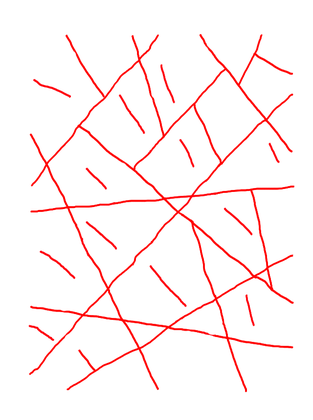
%> input picture example/GSI-03-V2.png, 313 x 420 px, shrunk from 640 x 860 before the run
$ octave --eval "result = Frac2G('example/GSI-03-V2.png');"   (GNU Octave 9; MATLAB toolbox functions it lacks are replaced by stand-ins)
%> lines starting %> are read from the running program, lines starting %| are printed output that depends on the picture; in (x1, y1, x2, y2) boxes, pixels count from 0 and x2, y2 are one past the last pixel; in counts of white or black regions, pixels touching at a corner belong together; the program's own positions count from 1
### NODEI.m
function [nni,bwni,BWsk,nipos]=NODEI(BWicp,nskel)
% figure,imshow(BWicp)
SE = strel("disk",1);
BWer = imerode(BWicp,SE);
% figure,imshow(BWer)

BWsk1 = bwskel(BWer,'MinBranchLength',nskel);
% figure,imshow(BWsk1)

% bwskel: Reduce all objects to lines in 2-D binary image
BWsk2 = bwskel(BWicp,'MinBranchLength',nskel);
% figure,imshow(BWsk2)

BWsk12 = BWsk1 | BWsk2;
% figure,imshow(BWsk12)

BWsk = bwskel(BWsk12,'MinBranchLength',nskel);
% figure,imshow(BWsk)

BWsk = bwmorph(BWsk,'shrink');
% 使用 n = Inf，通过从对象边界删除像素，将对象收缩为点。
% 使没有孔洞的对象收缩为点，有孔洞的对象收缩为每个孔洞和外边界之间的连通环。
% 此选项保留欧拉数（也称为欧拉示性数）。
% figure,imshow(BWsk);title('BWsk')

% 确定I型节点数量num_node_I和位置
bwni = bwmorph(BWsk,'endpoints');
% figure,imshow(bwni);

% BWNODEI=bwmorph(BWNODEI,'diag');
% figure
% imshow(BWNODEI)

bwni=bwmorph(bwni,'thicken',2);
% 在 n = Inf 时，通过向对象外部添加像素来加厚对象，直到先前未连通的对象实现 8 连通为止。此选项会保留欧拉数。
% figure,imshow(bwni)

% bwni=bwmorph(bwni,'bridge',2);
% 桥接未连通的像素，即如果 0 值像素有两个未连通的非零邻点，则将这些 0 值像素设置为 1。例如：
% 1  0  0           1  1  0
% 1  0  1  becomes  1  1  1
% 0  0  1           0  1  1
% figure,imshow(BWNODEI)

% bwni=Obeymajority(bwni);
% figure,imshow(BWNODEI)

[Lbwni,nni] = bwlabel(bwni,4);
s = regionprops(Lbwni,'centroid');
centroids = cat(1,s.Centroid);
nipos = round(centroids);
end

% hold on
% plot(centroids(:,1),centroids(:,2),'g+')
% hold off

### Frac2G.m
function [G, AM, BWNODE, BWcrop, BWsk] = Frac2G(filename)
%> called with filename = 'example/GSI-03-V2.png'
% set(0,'defaultfigurecolor','w')
% filename = 'D:\Laura Wang\自己的文章\待完成-裂隙网格拓扑结构分析工具\图片\迹线图\HG-03.jpg';
filename = 'C:\Users\wcc19\Desktop\TopoFrac\example\GSI-03-V2.png';
info = imfinfo(filename);
imct = info.ColorType;
image = imread(filename); % 读取图像
%> image is the input picture: size 420x313x3 uint8; mean R, G, B 255, 242.7, 242.8
% figure;
% subplot(1,3,1);imshow(image);title('Original')
% 将图像的rgb色彩空间转化为灰度图
% ColorType 包括但不限于：用于真彩色 (RGB) 图像的 'truecolor'、...
% 用于灰阶强度图像的 'grayscale' 或用于索引图像的 'indexed'。
if strcmp(imct,'truecolor')
    image_gray = rgb2gray(image);
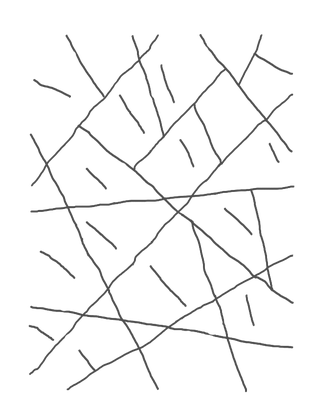
%> image_gray: size 420x313 uint8; min 76, max 255, mean 246.4
    BW = imbinarize(image_gray,'global');
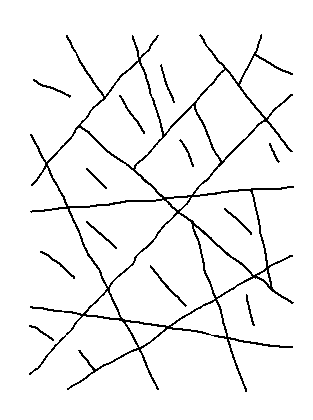
%> BW: size 420x313 logical; 94.9% white; black in thin lines or dots, all inside (x1, y1, x2, y2) = (29, 34, 294, 392)
else
    if strcmp(imct,'grayscale')
        image_gray = image;
        BW = imbinarize(image_gray,'global');
    else
        if strcmp(imct,'indexed')
            image_gray = ind2gray(image);
            BW = imbinarize(image_gray,'global');
        else
            if strcmp(imct,'binary')
                BW = image;
            end
        end
    end
end
% image_gray = rgb2gray(image);
% 转化为二值图像
% BW = imbinarize(image_gray,'global');
% subplot(1,3,2);imshow(BW);title('Binary')
% 求二值图像的补
BWicp=imcomplement(BW);
BWicp=bwmorph(BWicp,'majority');
%> BWicp: size 420x313 logical; 5.1% white in thin lines or dots, all inside (x1, y1, x2, y2) = (29, 35, 293, 391)
% subplot(1,3,3);imshow(BWicp);title('Binary imcomplement')

%%
% 确定I型节点数量nni和位置:[nni,BWNODEI,L_node_I,image_node_I]
nskel=1;
nnI=NODEI(BWicp,nskel);
%> in NODEI, `BWer = imerode(BWicp,SE);`:
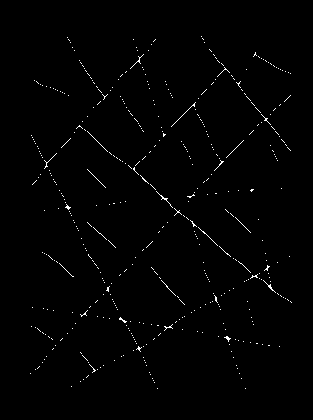
%> BWer: size 420x313 logical; 0.95% white in thin lines or dots, all inside (x1, y1, x2, y2) = (30, 36, 292, 389)
%> the run ends on the next line
delt=Inf;
while delt>0 || length(nnI)<3
    nskel=nskel+1;
    nni=NODEI(BWicp,nskel);
    nnI=[nnI,nni];
    delt=nnI(end-1)-nnI(end);
end
nskel=nskel-1;
[nni,BWNODEI,BWsk,nipos]=NODEI(BWicp,nskel);
disp(['4连通条件下，找到',num2str(nni),'个I型节点'])
% figure,imshow(BWNODEI);title('BWnodei')
% figure,imshow(BWsk);title('BWsk')
%%
% 确定X&Y型节点数量num_node_XY和位置
[nnxy, BWNODEXY,nxypos]=NODEXY_toplimit(BWsk);
disp(['找到',num2str(nnxy),'个XY型节点'])
figure,imshow(BWNODEXY);title('BWnodexy')
%%
% BWNODEXYI=(L_node_I+L_node_XY)>0;
BWNODEI = BWNODEI>0;
BWNODEXY = BWNODEXY>0;
BWNODEXYI = BWNODEI | BWNODEXY;
% figure,imshow(BWNODEXYI)
% [~,num_node_XYI] = bwlabel(BWNODEXYI,4);
% disp(num_node_XYI)
%%
BWcrop=(BWsk-BWNODEXYI)>0;

% BWcrop=bwmorph(BWcrop,'spur');
% figure,imshow(BWcrop)
% [~,n_crop] = bwlabel(BWcrop);
%%
% BWcrop=BWcropclean;
bw=BWcrop;
nnv=Inf;%假设一个很大的值
BWNODE=BWNODEXYI;
nnV=0;
BWNODEV=false(size(BWcrop));
while nnv>0
    % figure,imshow(bw)
    clear nnv bwnv bwcrop bwev
    [nnv,bwcrop,bwnv] = NODEV(bw);
    nnV=nnV+nnv;
    BWNODEV=BWNODEV+bwnv;
    BWNODE=BWNODE+bwnv;
    clear bw
    bw=bwcrop;
end
disp(['合计找到',num2str(nnV),'个V型节点'])

% [12 lines of commented-out code are left out]
%%
clear BWcrop;
BWcrop = bw;
% figure,imshow(BWcrop);title('BWcrop')
% [~,num_edge] = bwlabel(BWcrop);
BWNODE=BWNODE>0;
% figure,imshow(BWNODE);title('BWnode')

% [L_node,num_node] = bwlabel(BWNODE);
% image_node_label = label2rgb(L_node);
% disp(num_node)
% figure,imshow(BWNODE | BWcrop);
% figure,imshow(BWcrop);

%%
% bwcolorbound(BWcrop,8)
% bwcolorbound(BWNODE,4)
%%
% BWcrop=bwmorph(BWcrop,"spur");
[AM, edgenid, BWNODE, BWcrop] = construct_adjacency(BWNODE,BWcrop);

[~,nn] = bwlabel(BWNODE,4);
% [~,ne] = bwlabel(BWcrop);
disp(length(unique(edgenid(:,1:2)))==nn)

G = adjacency2graph(AM,edgenid,BWNODE,BWcrop);%
%%
G0=G;
BWNODE0=BWNODE;
BWcrop0=BWcrop;
% bwcolorbound(BWcrop,8);
% bwcolorbound(BWNODE,4);
%%
deg=degree(G);
indI=find(deg==1);
indV=find(deg==2);
indY=find(deg==3);
indX=find(deg>=4);

% size(app.BWNODE)
% size(app.BWsk)
% bwsuppos=(app.BWNODE|app.BWsk);
[LNODE,nn] = bwlabel(BWNODE,4);
s = regionprops(LNODE,'centroid');
centroids = cat(1,s.Centroid);
lw=1.5;
figure;
imshow(BWicp);hold on
plot(centroids(indI,1),centroids(indI,2),'b*','LineWidth',lw)%'MarkerFaceColor',[1,1,1])
plot(centroids(indV,1),centroids(indV,2),'r^','LineWidth',lw)%,'MarkerFaceColor',[1,1,1])
plot(centroids(indY,1),centroids(indY,2),'co','LineWidth',lw)%,'MarkerFaceColor',[1,1,1])
plot(centroids(indX,1),centroids(indX,2),'g+','LineWidth',lw)%,'MarkerFaceColor',[1,1,1])
pd=~cellfun(@isempty,{indI,indV,indY,indX});
nm={'I','V','Y','X'};
legend(nm{pd},'Location','northeastoutside')
%%
[G,AM,BWNODE,BWcrop]=fixgraph(G,BWNODE,BWcrop,BWsk);
%%
deg=degree(G);
indI=find(deg==1);
indV=find(deg==2);
indY=find(deg==3);
indX=find(deg>=4);

% size(app.BWNODE)
% size(app.BWsk)
% bwsuppos=(app.BWNODE|app.BWsk);
[LNODE,nn] = bwlabel(BWNODE,4);
s = regionprops(LNODE,'centroid');
centroids = cat(1,s.Centroid);
lw=1.5;
figure;
imshow(BWicp);hold on
plot(centroids(indI,1),centroids(indI,2),'b*','LineWidth',lw)%'MarkerFaceColor',[1,1,1])
plot(centroids(indV,1),centroids(indV,2),'r^','LineWidth',lw)%,'MarkerFaceColor',[1,1,1])
plot(centroids(indY,1),centroids(indY,2),'co','LineWidth',lw)%,'MarkerFaceColor',[1,1,1])
plot(centroids(indX,1),centroids(indX,2),'g+','LineWidth',lw)%,'MarkerFaceColor',[1,1,1])
pd=~cellfun(@isempty,{indI,indV,indY,indX});
nm={'I','V','Y','X'};
legend(nm{pd},'Location','northeastoutside')
%%
% 计算裂隙分支的长度和角度
node_pos=G.Nodes.Position;
Length=zeros(numedges(G),1);
Slope=zeros(numedges(G),1);
for i=1:numedges(G)
    n1=G.Edges.EndNodes(i,1);
    n2=G.Edges.EndNodes(i,2);
    x1=node_pos(n1,1);
    x2=node_pos(n2,1);
    y1=node_pos(n1,2);
    y2=node_pos(n2,2);
    v=[x1-x2,y1-y2];
    Length(i)=norm(v);
    Slope(i)=-(y1-y2)/(x1-x2);
end
Slope=atand(Slope);
Slope(Slope<0)=Slope(Slope<0)+180;
G.Edges.Length = Length;
G.Edges.Slope = Slope;


LWidths = 2*G.Edges.Length/max(G.Edges.Length);
spcl = 1+round(255*(Slope-0)./(max(Slope)-0));
disp(spcl)

figure;hold on
clmap=colormap("jet");
for i=1:numedges(G)
    n1=G.Edges.EndNodes(i,1);
    n2=G.Edges.EndNodes(i,2);
    x1=node_pos(n1,1);
    x2=node_pos(n2,1);
    y1=node_pos(n1,2);
    y2=node_pos(n2,2);
    x=[x1,x2];
    y=[y1,y2];
    line(x,y,'LineStyle','-','Color',clmap(spcl(i),:),'LineWidth',LWidths(i,1))
end
cb=colorbar(gca,"eastoutside",...
    'Ticks',linspace(0,1,10),...
    'TickLabels',{'0','20','40','60','80','100','120','140','160','180'},...
    'FontName','Helvetica');
cb.Label.String='Slope';
cb.Label.FontName='Helvetica';
set(gca,'YDir',"reverse");
title('Graph');
daspect( [1 1 1])
axis tight
axis equal
box on
% axis([0,640 0 860])
%%
N=numnodes(G);
nip=length(indI)/N;
nvp=length(indV)/N;
nyp=length(indY)/N;
nxp=length(indX)/N;
fhydrau=max([0,(2.94*(4*nxp+2*nyp))/(4*nxp+2*nyp+nip)-2.13]);
%
type_II=zeros(numedges( G),1); % 1 1
type_IV=zeros(numedges( G),1); % 1 2
type_IY=zeros(numedges( G),1); % 1 3
type_IX=zeros(numedges( G),1); % 1 4(>4)

type_VV=zeros(numedges( G),1); % 2 2
type_VY=zeros(numedges( G),1); % 2 3
type_VX=zeros(numedges( G),1); % 2 4

type_YY=zeros(numedges( G),1); % 3 3
type_YX=zeros(numedges( G),1); % 3 4(>4)

type_XX=zeros(numedges( G),1); % 4(>4) 4(>4)

deg = degree( G);
for i=1:numedges( G)
    n1= G.Edges.EndNodes(i,1);
    n2= G.Edges.EndNodes(i,2);
    d1=deg(n1);
    d2=deg(n2);
    d=[d1,d2];
    if ~isempty(find(d==1, 1))
        if sum(d)==2
            type_II(i)=1;
        end
        if sum(d)==3
            type_IV(i)=1;
        end
        if sum(d)==4
            type_IY(i)=1;
        end
        if sum(d)>=5
            type_IX(i)=1;
        end
    end
    if ~isempty(find(d==2, 1))
        if sum(d)==3
            type_IV(i)=1;
        end
        if sum(d)==4
            type_VV(i)=1;
        end
        if sum(d)==5
            type_VY(i)=1;
        end
        if sum(d)>=6
            type_VX(i)=1;
        end
    end
    if ~isempty(find(d==3, 1))
        if sum(d)==4
            type_IY(i)=1;
        end
        if sum(d)==5
            type_VY(i)=1;
        end
        if sum(d)==6
            type_YY(i)=1;
        end
        if sum(d)>=7
            type_YX(i)=1;
        end
    end
    if ~isempty(find(d==4, 1))
        if sum(d)==5
            type_IX(i)=1;
        end
        if sum(d)==6
            type_VX(i)=1;
        end
        if sum(d)==7
            type_YX(i)=1;
        end
        if sum(d)>=8
            type_XX(i)=1;
        end
    end
end


% type_II+type_IV+type_IY+type_IX+type_VV+type_VY+type_VX+type_YY+type_YX+type_XX
edge_type=zeros(10,1);
edge_type(1,1)=sum(type_II);
edge_type(2,1)=sum(type_IV);
edge_type(3,1)=sum(type_IY);
edge_type(4,1)=sum(type_IX);
edge_type(5,1)=sum(type_VV);
edge_type(6,1)=sum(type_VY);
edge_type(7,1)=sum(type_VX);
edge_type(8,1)=sum(type_YY);
edge_type(9,1)=sum(type_YX);
edge_type(10,1)=sum(type_XX);

edge_type=edge_type./numedges(G);

IIprop=edge_type(1,1);
ICprop=sum(edge_type(2:4,1));
CCprop=sum(edge_type(5:10,1));
assortative_edge_por = sum(edge_type([1,5,8,10], 1));
disassortative_edge_por = sum(edge_type([2,3,4,6,7,9], 1));
%%
% 求边密度
M = numedges(G);
N = numnodes(G);
MN = M/(N);
MNN = 2*M/(N*(N-1));
%%
%确定最大连通分量图及其邻接矩阵
cc=conncomp(G);
n_concom=max(cc);
tab_cc=tabulate(cc);
tab_cc=sortrows(tab_cc,2,'descend');
largcnodes=find(cc==tab_cc(1));
Glargc=subgraph(G,largcnodes);
Alargc=adjacency(Glargc);
%%
% 求G的聚类系数
A=AM;
Cluster=zeros(numnodes(G),1);
for ni=1:numnodes(G)
    Cluster(ni)=node_clustering_coefficient(ni,G,A);
end
Cluster_mean=mean(Cluster);
G.Nodes.Cluster=Cluster;

% 求最大连通分量的平均群聚系数
Clusterlargc=zeros(numnodes(Glargc),1);
for ni=1:numnodes(Glargc)
    Clusterlargc(ni)=node_clustering_coefficient(ni,Glargc,Alargc);
end
Clusterlargc_mean=mean(Clusterlargc);

% 求G和Glargc的效率
[Efficiency_mean,~]=graph_efficiency(G);
[Efficiencylargc_mean,~]=graph_efficiency(Glargc);

% 求G和Glargc的Pearson系数
Pearson_coe = pearson_assortative(G);
Pearson_coe_Glargc = pearson_assortative(Glargc);

% 以上是在MATLAB内部求解的
